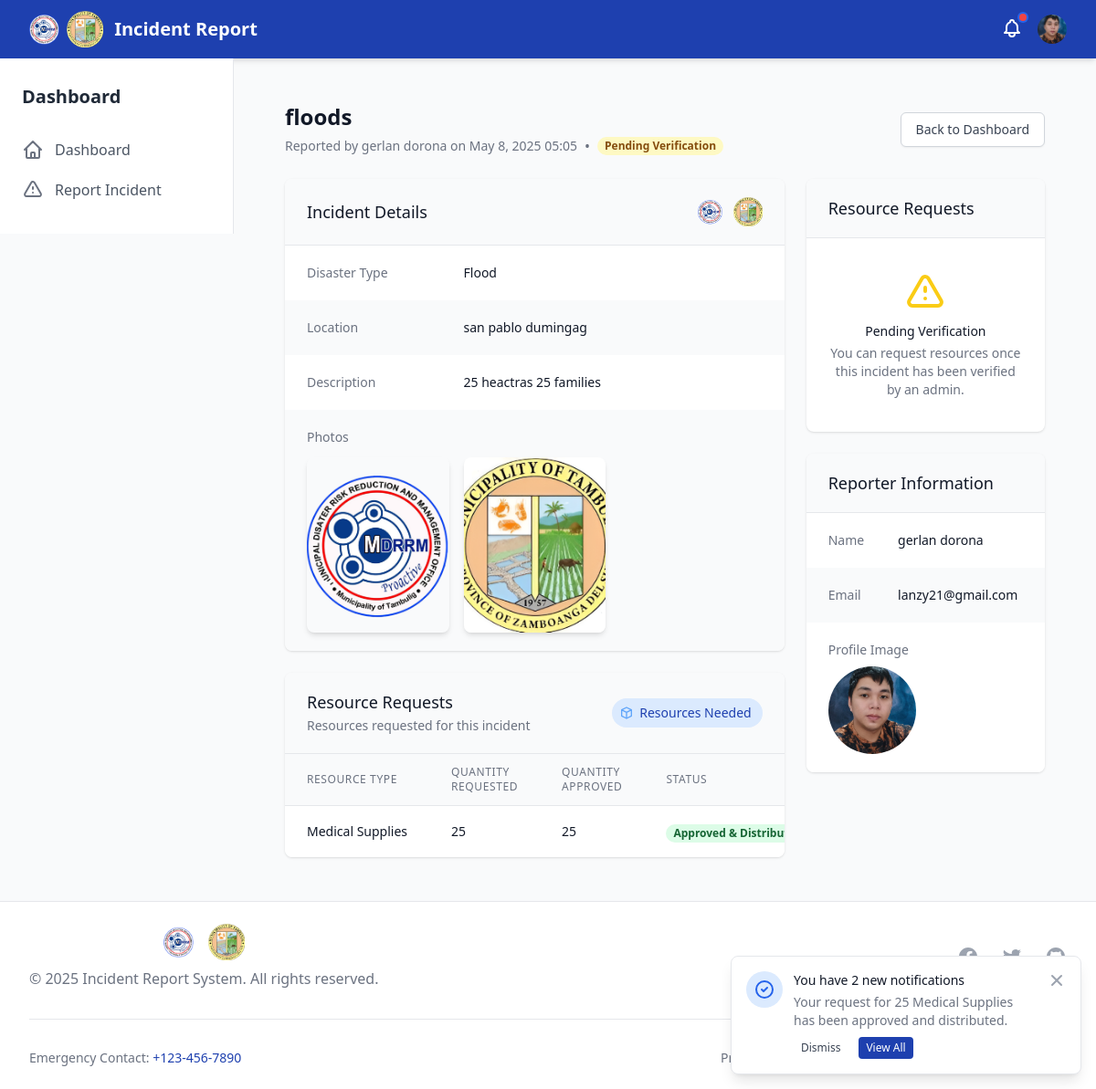
Before: /incident/5/ (signed in) with the older database file.
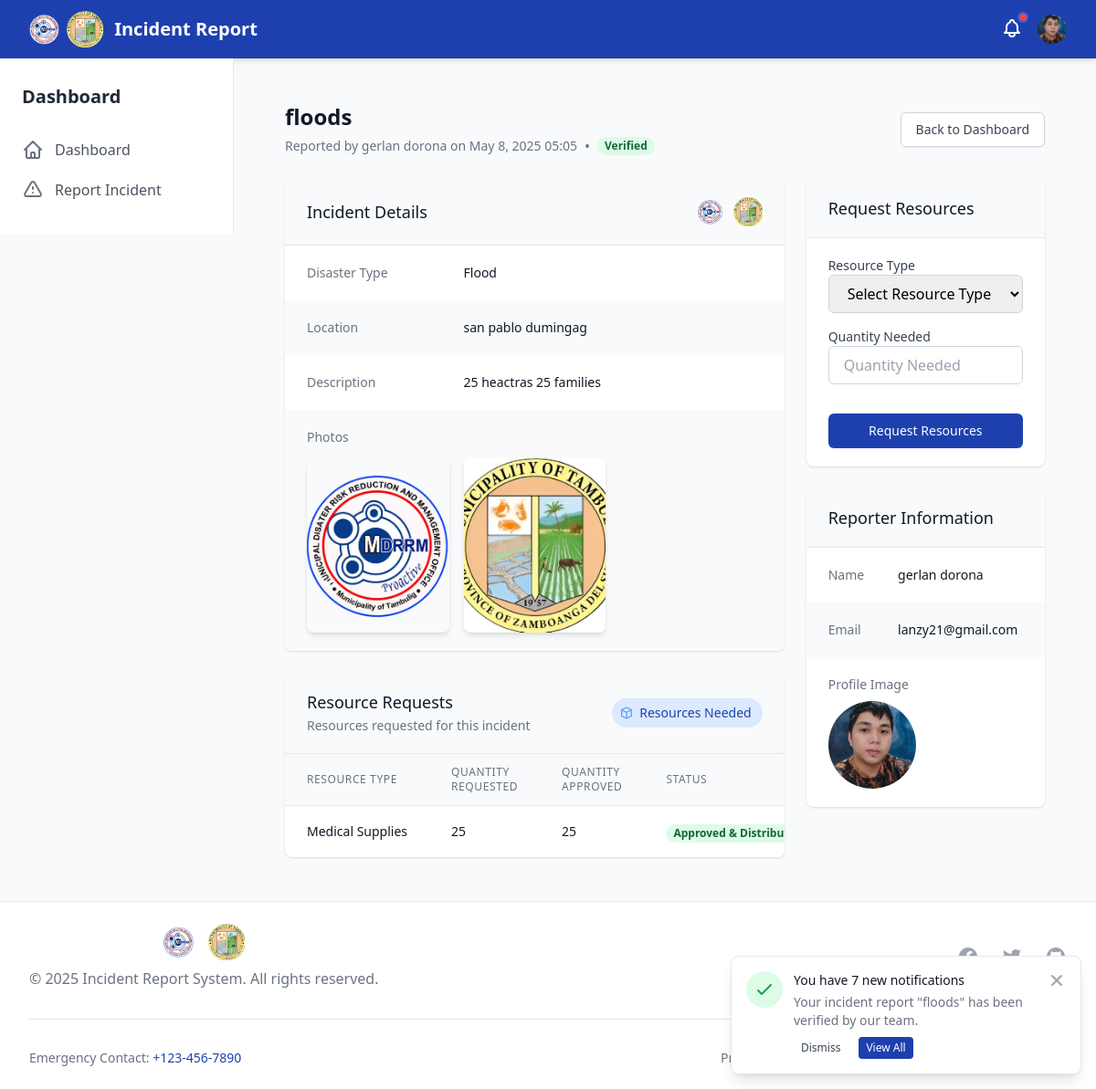
After: the same page with the newer database file.
### disaster_aid/models.py (models this page shows, shortened)
class UserNotification(models.Model):
    NOTIFICATION_TYPES = (
        ('incident_verified', 'Incident Verified'),
        ('incident_denied', 'Incident Denied'),
        ('resource_approved', 'Resource Request Approved'),
        ('resource_fulfilled', 'Resource Request Fulfilled'),
    )
    user = models.ForeignKey(User, on_delete=models.CASCADE, related_name='notifications')
    notification_type = models.CharField(max_length=50, choices=NOTIFICATION_TYPES)
    title = models.CharField(max_length=255)
    message = models.TextField()
    incident = models.ForeignKey(IncidentReport, on_delete=models.CASCADE, null=True, blank=True)
    created_at = models.DateTimeField(default=timezone.now)
    is_read = models.BooleanField(default=False)
    class Meta:
        ordering = ['-created_at']

### disaster_aid/views.py (the view)
# urls.py: path('incident/<int:incident_id>/', incident_detail, name='incident_detail'),
@login_required
def incident_detail(request, incident_id):
    incident = get_object_or_404(IncidentReport, id=incident_id)
    if not request.user.is_staff and incident.reporter != request.user:
        messages.error(request, "You are not authorized to view this incident.")
        return redirect('dashboard')
    distributions = IncidentDistribution.objects.filter(incident=incident)
    inventories = {inv.item_id: inv.quantity_available for inv in Inventory.objects.all()}
    if request.method == 'POST':
        form = DistributionRequestForm(request.POST)
        if form.is_valid():
            distribution = form.save(commit=False)
            distribution.incident = incident
            inventory = Inventory.objects.get(item=distribution.distribution_type)
            if inventory.quantity_available >= distribution.quantity_requested:
                distribution.save()
                messages.success(request, "Distribution request submitted successfully.")
                return redirect('incident_detail', incident_id=incident.id)
            else:
                messages.error(request, f"Not enough {distribution.distribution_type.name} in inventory. Available: {inventory.quantity_available}")
        else:
            for field, errors in form.errors.items():
                for error in errors:
                    messages.error(request, f"{field}: {error}")
    else:
        form = DistributionRequestForm()
    context = {
        'incident': incident,
        'distributions': distributions,
        'form': form,
        'inventories': inventories,
    }
    return render(request, 'incidents/incident_detail.html', context)

### disaster_aid/forms.py
class DistributionRequestForm(forms.ModelForm):
    distribution_type = forms.ModelChoiceField(
        queryset=DistributionType.objects.all(),
        empty_label="Select Resource Type",
        widget=forms.Select(
            attrs={
                'class': INPUT_CLASSES,
            }
        )
    )
    quantity_requested = forms.IntegerField(
        min_value=1,
        widget=forms.NumberInput(
            attrs={
                'class': INPUT_CLASSES,
                'placeholder': 'Quantity Needed',
            }
        )
    )
    class Meta:
        model = IncidentDistribution
        fields = ['distribution_type', 'quantity_requested']
    def __init__(self, *args, **kwargs):
        super().__init__(*args, **kwargs)
        self.fields['distribution_type'].queryset = DistributionType.objects.filter(
            inventory__quantity_available__gt=0
        )

### disaster_aid/models.py (called while the page is built)
    def __str__(self):
        return self.name

    @property
    def has_photos(self):
        return bool(self.photo_1 or self.photo_2 or self.photo_3)

### templates/incidents/incident_detail.html (shortened to what the changed rows need)
{% extends 'base.html' %}
{% load custom_filters %}
{% block content %}
<div class="py-6">
    <div class="max-w-7xl mx-auto px-4 sm:px-6 lg:px-8">
        <div class="flex items-center justify-between">
            <div>
                <h1 class="text-2xl font-semibold text-gray-900">{{ incident.title }}</h1>
                <div class="mt-1 flex items-center">
                    <p class="text-sm text-gray-500">
                        Reported by {{ incident.reporter.get_full_name|default:incident.reporter.username }} on {{ incident.date_reported|date:"F j, Y H:i" }}
                    </p>
                    <span class="mx-2 text-gray-500">•</span>
                    {% if incident.status == 'verified' %}
                    <span class="px-2 inline-flex text-xs leading-5 font-semibold rounded-full bg-green-100 text-green-800">
                        Verified
                    </span>
                    {% elif incident.status == 'denied' %}
                    <span class="px-2 inline-flex text-xs leading-5 font-semibold rounded-full bg-red-100 text-red-800">
                        Denied
                    </span>
                    {% else %}
                    <span class="px-2 inline-flex text-xs leading-5 font-semibold rounded-full bg-yellow-100 text-yellow-800">
                        Pending Verification
                    </span>
                    {% endif %}
                </div>
            </div>
        </div>
        <div class="mt-6 grid grid-cols-1 gap-6 lg:grid-cols-3">
            <div class="lg:col-span-2">
                <div class="mt-6 bg-white shadow overflow-hidden sm:rounded-lg">
                    <div class="border-t border-gray-200">
                        {% if distributions %}
                        <table class="min-w-full divide-y divide-gray-200">
                            <thead class="bg-gray-50">
                                <tr>
                                    <th scope="col" class="px-6 py-3 text-left text-xs font-medium text-gray-500 uppercase tracking-wider">
                                        Resource Type
                                    </th>
                                    <th scope="col" class="px-6 py-3 text-left text-xs font-medium text-gray-500 uppercase tracking-wider">
                                        Quantity Requested
                                    </th>
                                    <th scope="col" class="px-6 py-3 text-left text-xs font-medium text-gray-500 uppercase tracking-wider">
                                        Quantity Approved
                                    </th>
                                    <th scope="col" class="px-6 py-3 text-left text-xs font-medium text-gray-500 uppercase tracking-wider">
                                        Status
                                    </th>
                                </tr>
                            </thead>
                        </table>
                        {% else %}
                        <div class="px-4 py-5 sm:px-6 text-center">
                            <p class="text-sm text-gray-500">No resource requests for this incident.</p>
                        </div>
                        {% endif %}
                    </div>
                </div>
            </div>
            <div class="lg:col-span-1">
                {% if not user.is_staff and incident.status == 'verified' %}
                <div class="bg-white shadow overflow-hidden sm:rounded-lg">
                    <div class="px-4 py-5 sm:px-6 bg-gray-50">
                        <h3 class="text-lg leading-6 font-medium text-gray-900">
                            Request Resources
                        </h3>
                    </div>
                    <div class="border-t border-gray-200 px-4 py-5 sm:px-6">
                        <form method="POST" action="{% url 'incident_detail' incident.id %}">
                            <div class="space-y-4">
                                <div>
                                    <label for="{{ form.distribution_type.id_for_label }}" class="block text-sm font-medium text-gray-700">
                                        Resource Type
                                    </label>
                                    {{ form.distribution_type }}
                                </div>
                                <div>
                                    <label for="{{ form.quantity_requested.id_for_label }}" class="block text-sm font-medium text-gray-700">
                                        Quantity Needed
                                    </label>
                                    {{ form.quantity_requested }}
                                </div>
                                <div class="pt-4">
                                    <button type="submit" class="w-full inline-flex justify-center py-2 px-4 border border-transparent shadow-sm text-sm font-medium rounded-md text-white bg-primary hover:bg-blue-700 focus:outline-none focus:ring-2 focus:ring-offset-2 focus:ring-primary">
                                        Request Resources
                                    </button>
                                </div>
                            </div>
                        </form>
                    </div>
                </div>
                {% elif incident.status == 'pending' %}
                <div class="bg-white shadow overflow-hidden sm:rounded-lg">
                    <div class="px-4 py-5 sm:px-6 bg-gray-50">
                        <h3 class="text-lg leading-6 font-medium text-gray-900">
                            Resource Requests
                        </h3>
                    </div>
                    <div class="border-t border-gray-200 px-4 py-5 sm:px-6">
                        <div class="text-center py-4">
                            <h3 class="mt-2 text-sm font-medium text-gray-900">Pending Verification</h3>
                            <p class="mt-1 text-sm text-gray-500">
                                You can request resources once this incident has been verified by an admin.
                            </p>
                        </div>
                    </div>
                </div>
                {% endif %}
            </div>
        </div>
    </div>
</div>
{% endblock %}

### templates/components/notification_toast.html (shortened to what this page needs)
{% if user.is_authenticated and has_user_notifications %}
<div x-data="{ show: true }"
     x-init="setTimeout(() => show = false, 8000)"
     x-show="show"
     x-transition:enter="transform ease-out duration-300 transition"
     x-transition:enter-start="translate-y-2 opacity-0 sm:translate-y-0 sm:translate-x-2"
     x-transition:enter-end="translate-y-0 opacity-100 sm:translate-x-0"
     x-transition:leave="transition ease-in duration-100"
     x-transition:leave-start="opacity-100"
     x-transition:leave-end="opacity-0"
     class="fixed bottom-0 right-0 mb-4 mr-4 w-full max-w-sm bg-white border border-gray-200 rounded-lg shadow-lg overflow-hidden z-50">
    <div class="p-4">
        <div class="flex items-start">
            <div class="flex-shrink-0">
                {% with first_notification=user_notifications.0 %}
                {% if first_notification.notification_type == 'incident_verified' %}
                <span class="inline-flex items-center justify-center h-10 w-10 rounded-full bg-green-100">
                    <svg class="h-6 w-6 text-green-600" xmlns="http://www.w3.org/2000/svg" fill="none" viewBox="0 0 24 24" stroke="currentColor">
                        <path stroke-linecap="round" stroke-linejoin="round" stroke-width="2" d="M5 13l4 4L19 7" />
                    </svg>
                </span>
                {% elif first_notification.notification_type == 'resource_approved' %}
                <span class="inline-flex items-center justify-center h-10 w-10 rounded-full bg-blue-100">
                    <svg class="h-6 w-6 text-blue-600" xmlns="http://www.w3.org/2000/svg" fill="none" viewBox="0 0 24 24" stroke="currentColor">
                        <path stroke-linecap="round" stroke-linejoin="round" stroke-width="2" d="M9 12l2 2 4-4m6 2a9 9 0 11-18 0 9 9 0 0118 0z" />
                    </svg>
                </span>
                {% endif %}
                {% endwith %}
            </div>
            <div class="ml-3 w-0 flex-1">
                <p class="text-sm font-medium text-gray-900">
                    You have {{ unread_user_notifications_count }} new notification{{ unread_user_notifications_count|pluralize }}
                </p>
                <p class="mt-1 text-sm text-gray-500">
                    {% with first_notification=user_notifications.0 %}
                    {{ first_notification.message|truncatechars:80 }}
                    {% endwith %}
                </p>
                <div class="mt-2 flex space-x-3">
                    <button @click="show = false" class="bg-white text-gray-700 px-2 py-1 rounded text-xs font-medium hover:bg-gray-50 focus:outline-none focus:ring-2 focus:ring-offset-2 focus:ring-primary">
                        Dismiss
                    </button>
                    <button @click="document.querySelector('.user-notification-button').click(); show = false" class="bg-primary text-white px-2 py-1 rounded text-xs font-medium hover:bg-blue-700 focus:outline-none focus:ring-2 focus:ring-offset-2 focus:ring-primary">
                        View All
                    </button>
                </div>
            </div>
            <div class="ml-4 flex-shrink-0 flex">
                <button @click="show = false" class="bg-white rounded-md inline-flex text-gray-400 hover:text-gray-500 focus:outline-none focus:ring-2 focus:ring-offset-2 focus:ring-primary">
                </button>
            </div>
        </div>
    </div>
</div>
{% endif %}

Changed rows visible on the page:
no longer on this page (row unchanged): UserNotification: message "Your request for 25 Medical Supplies has been approved and distributed."
changed IncidentReport "floods": status "pending" → "verified" (drawn)
added UserNotification: message "Your incident report \"floods\" has been verified by our team."
Other visible differences:
form field distribution_type: (not shown) → "Select Resource Type"
{{ unread_user_notifications_count }}: "2" → "7"
text no longer shown: "Pending Verification Resource Requests Pending Verification You can request resources once this incident has been verified by an admin."
text now shown: "Verified Request Resources Resource Type Quantity Needed Request Resources"
